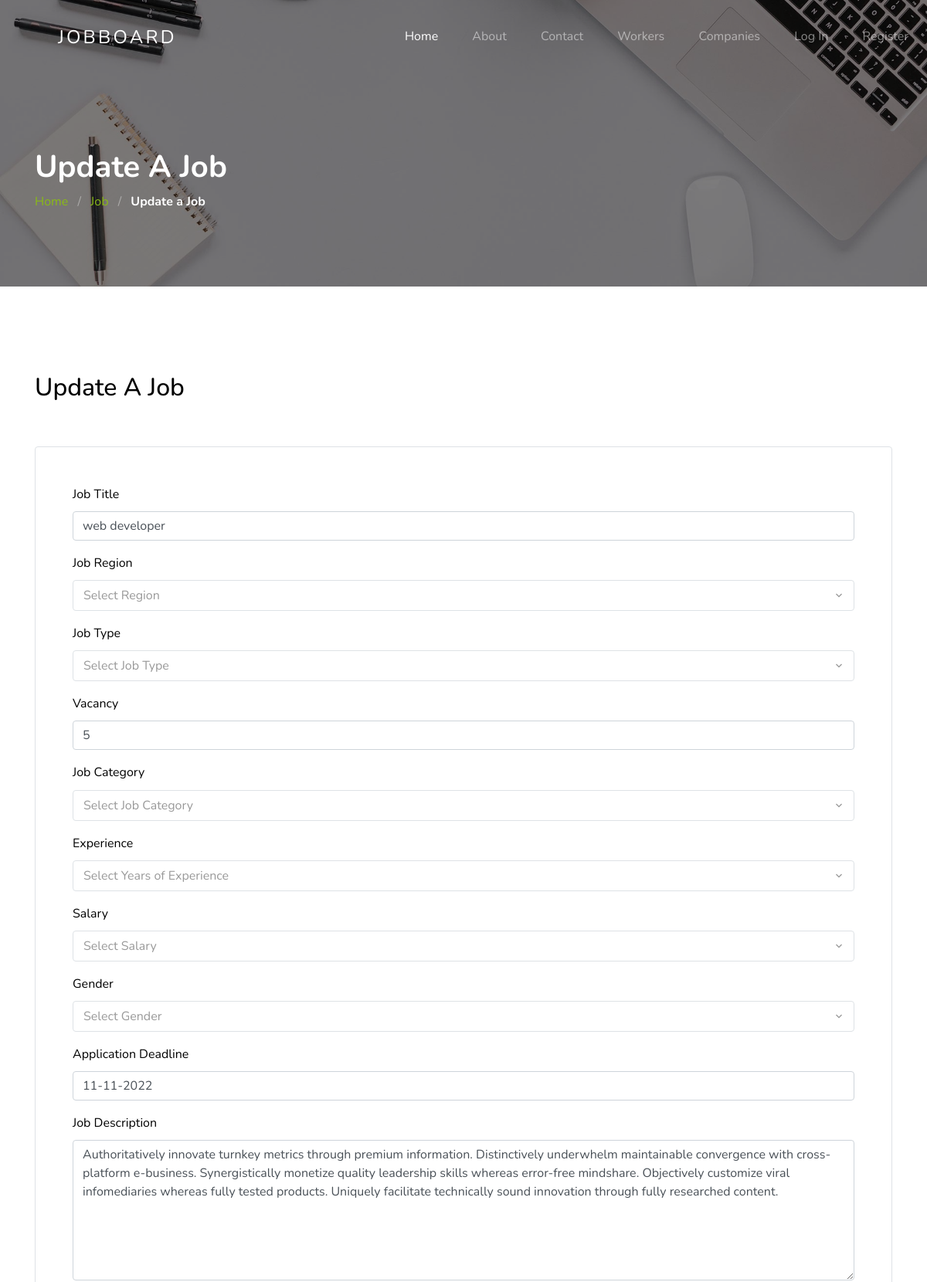
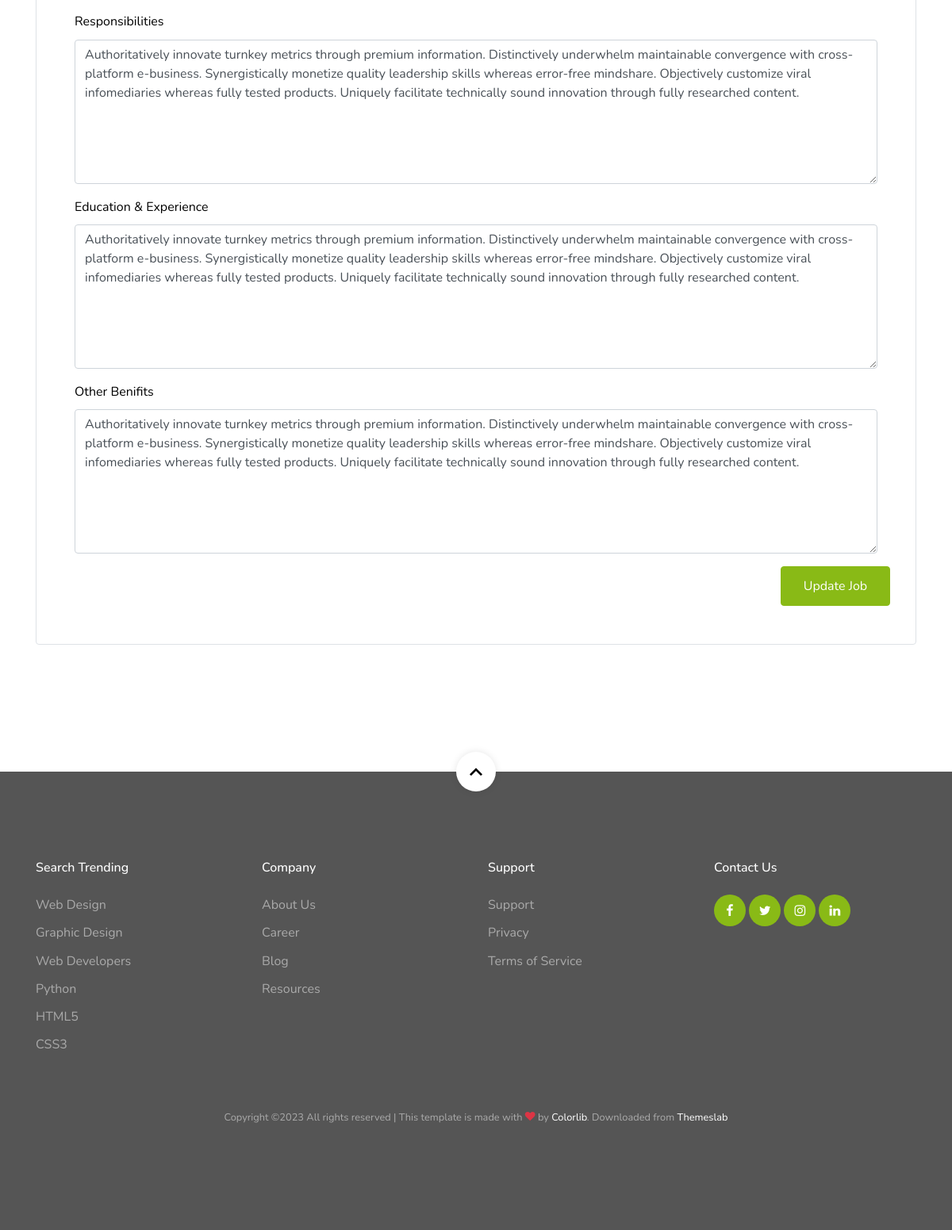
Screenshot of /jobs/job-update.php?id=1 with the database file from the repository (2 pictures, top to bottom).
### tables this page shows
CREATE TABLE `jobs` (
  `id` int(3) NOT NULL,
  `job_title` varchar(200) NOT NULL,
  `job_region` varchar(200) NOT NULL,
  `job_type` varchar(200) NOT NULL,
  `vacancy` int(3) NOT NULL,
  `job_category` varchar(200) NOT NULL,
  `experience` varchar(200) NOT NULL,
  `salary` varchar(200) NOT NULL,
  `gender` varchar(200) NOT NULL,
  `application_deadline` varchar(200) NOT NULL,
  `job_description` text NOT NULL,
  `responsibilities` text NOT NULL,
  `education_experience` text NOT NULL,
  `other_benifits` text NOT NULL,
  `company_email` varchar(200) NOT NULL,
  `company_name` varchar(200) NOT NULL,
  `company_id` int(3) NOT NULL,
  `company_image` varchar(200) NOT NULL,
  `status` int(3) NOT NULL DEFAULT 0,
  `created_at` timestamp NOT NULL DEFAULT current_timestamp()
);

### jobs/job-update.php (the view, shortened to what this page needs)
<?php require "../includes/header.php"; ?>
<?php require "../config/config.php"; ?>
<?php
    if(isset($_GET['id'])) {
        $id = $_GET['id'];
        $select = $conn->query("SELECT * FROM jobs WHERE id = '$id'");
        $select->execute();
        $singleJob = $select->fetch(PDO::FETCH_OBJ);
    } else {
      header("location: ".APPURL."/404.php");
    }
?>
    <section class="section-hero overlay inner-page bg-image" style="background-image: url('../images/hero_1.jpg');" id="home-section">
      <div class="container">
        <div class="row">
          <div class="col-md-7">
            <h1 class="text-white font-weight-bold">Update A Job</h1>
            <div class="custom-breadcrumbs">
              <a href="<?php echo APPURL; ?>">Home</a> <span class="mx-2 slash">/</span>
              <a href="#">Job</a> <span class="mx-2 slash">/</span>
              <span class="text-white"><strong>Update a Job</strong></span>
            </div>
          </div>
        </div>
      </div>
    </section>
    <section class="site-section">
      <div class="container">
        <div class="row align-items-center mb-5">
          <div class="col-lg-8 mb-4 mb-lg-0">
            <div class="d-flex align-items-center">
              <div>
                <h2>Update A Job</h2>
              </div>
            </div>
          </div>
        </div>
        <div class="row mb-5">
          <div class="col-lg-12">
            <form class="p-4 p-md-5 border rounded" action="job-update.php?id=<?php echo $id; ?>" method="post">
              <div class="form-group">
                <label for="job-title">Job Title</label>
                <input type="text" value="<?php echo $singleJob->job_title; ?>" name="job_title" class="form-control" id="job-title" placeholder="Product Designer">
              </div>
              <div class="form-group">
                <label for="job-region">Job Region</label>
              </div>
              <div class="form-group">
                <label for="job-type">Job Type</label>
              </div>
              <div class="form-group">
                <label for="job-location">Vacancy</label>
                <input name="vacancy" value="<?php echo $singleJob->vacancy; ?>" type="text" class="form-control" id="job-location" placeholder="e.g. 3">
              </div>
              <div class="form-group">
                <label for="job-type">Job Category</label>
              </div>
              <div class="form-group">
                <label for="job-type">Experience</label>
              </div>
              <div class="form-group">
                <label for="job-type">Salary</label>
              </div>
              <div class="form-group">
                <label for="job-type">Gender</label>
              </div>
              <div class="form-group">
                <label for="job-location">Application Deadline</label>
                <input value="<?php echo $singleJob->application_deadline; ?>" name="application_deadline" type="text" class="form-control" id="" placeholder="e.g. 20-12-2022">
              </div>
              <div class="row form-group">
                <div class="col-md-12">
                  <label class="text-black" for="">Job Description</label>
                  <textarea name="job_description" id="" cols="30" rows="7" class="form-control" placeholder="Write Job Description..."><?php echo $singleJob->job_description; ?></textarea>
                </div>
              </div>
              <div class="row form-group">
                <div class="col-md-12">
                  <label class="text-black" for="">Responsibilities</label>
                  <textarea name="responsibilities" id="" cols="30" rows="7" class="form-control" placeholder="Write Responsibilities..."><?php echo $singleJob->responsibilities; ?></textarea>
                </div>
              </div>
              <div class="row form-group">
                <div class="col-md-12">
                  <label class="text-black" for="">Education & Experience</label>
                  <textarea name="education_experience" id="" cols="30" rows="7" class="form-control" placeholder="Write Education & Experience..."><?php echo $singleJob->education_experience; ?></textarea>
                </div>
              </div>
              <div class="row form-group">
                <div class="col-md-12">
                  <label class="text-black" for="">Other Benifits</label>
                  <textarea name="other_benifits" id="" cols="30" rows="7" class="form-control" placeholder="Write Other Benifits..."><?php echo $singleJob->other_benifits; ?></textarea>
                </div>
              </div>
              <div class="col-lg-4 ml-auto">
                  <div class="row">
                    <div class="col-6">
                      <input type="submit" name="submit" class="btn btn-block btn-primary btn-md" style="margin-left: 200px;" value="Update Job">
                    </div>
                  </div>
              </div>
            </form>
          </div>
        </div>
      </div>
    </section>
<?php require "../includes/footer.php"; ?>

### css/style.css (style rules this page uses)
body { font-weight: 400; font-size: 1rem; line-height: 1.7; position: relative; }
body:after { content: ""; position: absolute; top: 0; left: 0; right: 0; bottom: 0; background: rgba(0, 0, 0, 0.7); z-index: 100; opacity: 0; visibility: hidden; -webkit-transition: .3s all ease; -o-transition: .3s all ease; transition: .3s all ease; }
h1, h2, h3, h4 { color: #000; }
.site-section { padding-top: 7rem; padding-bottom: 7rem; position: relative; z-index: 2; }
.text-black { color: #000 !important; }
.bg-image { background-size: cover; background-position: center center; background-repeat: no-repeat; }
.form-group label { color: #000; }
.custom-breadcrumbs a { color: #89ba16; }
.custom-breadcrumbs .slash { color: rgba(255, 255, 255, 0.4); }
.section-hero, .section-hero > .container > .row { height: 100vh; min-height: 900px; }
.section-hero.inner-page, .section-hero.inner-page > .container > .row { height: auto; min-height: auto; padding-top: 6em; padding-bottom: 3em; }
.section-hero.overlay, .section-hero.overlay-2 { position: relative; }
.section-hero.overlay:before, .section-hero.overlay-2:before { z-index: 1; position: absolute; content: ""; top: 0; left: 0; right: 0; bottom: 0; background: rgba(0, 0, 0, 0.5); }
.section-hero > .container { z-index: 2; position: relative; }
.btn:after, .btn:before { display: none; }
.btn.btn-primary { color: #fff; }
.btn-md { padding: 12px 20px; }

### rows the page displays
jobs: job_title "web developer", vacancy "5", application_deadline "11-11-2022", job_description "Authoritatively innovate turnkey metrics through premium information. Distinctively underwhelm maintainable convergence with cross-platform e-business. Synergistically monetize quality leadership skills whereas error-free mindshare. Objectively customize viral infomediaries whereas fully tested products. Uniquely facilitate technically sound innovation through fully researched content.", responsibilities "Authoritatively innovate turnkey metrics through premium information. Distinctively underwhelm maintainable convergence with cross-platform e-business. Synergistically monetize quality leadership skills whereas error-free mindshare. Objectively customize viral infomediaries whereas fully tested products. Uniquely facilitate technically sound innovation through fully researched content.", education_experience "Authoritatively innovate turnkey metrics through premium information. Distinctively underwhelm maintainable convergence with cross-platform e-business. Synergistically monetize quality leadership skills whereas error-free mindshare. Objectively customize viral infomediaries whereas fully tested products. Uniquely facilitate technically sound innovation through fully researched content.", other_benifits "Authoritatively innovate turnkey metrics through premium information. Distinctively underwhelm maintainable convergence with cross-platform e-business. Synergistically monetize quality leadership skills whereas error-free mindshare. Objectively customize viral infomediaries whereas fully tested products. Uniquely facilitate technically sound innovation through fully researched content."
